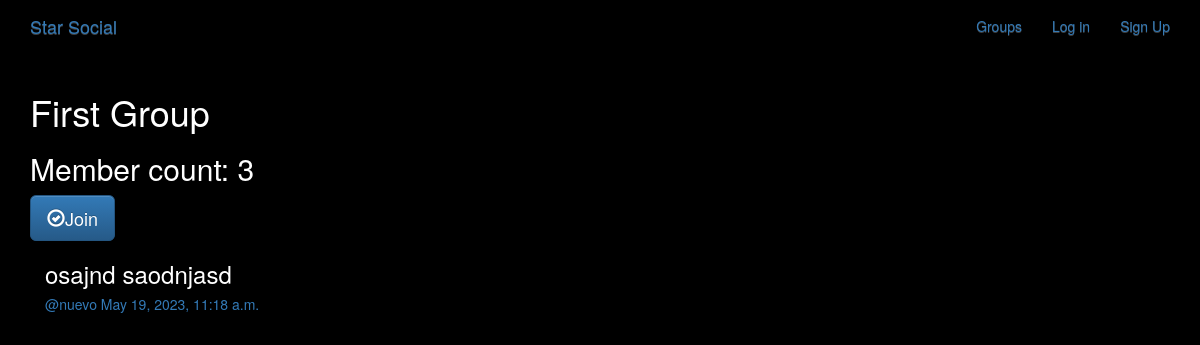
The app's page /groups/posts/in/first-group/ with its own data.
### groups/models.py (models this page shows, shortened)
class Group(models.Model):
    name = models.CharField(max_length=255, unique=True)
    slug = models.SlugField(allow_unicode=True, unique=True)
    description = models.TextField(blank=True, default='')
    description_html = models.TextField(editable=False, default='', blank=True)
    members = models.ManyToManyField(User, through='GroupMember')
    class Meta:
        ordering = ['name']

### posts/models.py (models this page shows, shortened)
class Post(models.Model):
    user = models.ForeignKey(User, related_name='posts', on_delete=models.CASCADE)
    created_at = models.DateTimeField(auto_now=True)
    message = models.TextField()
    message_html = models.TextField(editable=False)
    group = models.ForeignKey(Group, related_name='posts', null=True, blank=True, on_delete=models.CASCADE)
    class Meta:
        ordering = ['-created_at']
        unique_together = ['user', 'message']

### groups/views.py (the view)
# urls.py: path('posts/in/<slug:slug>/', views.SingleGroup.as_view(), name='single'),
class SingleGroup(generic.DetailView):
    model = Group

### groups/templates/groups/group_detail.html
{% extends 'groups/group_base.html' %}
{% block pregroup %}
    <h1>{{ group.name }}</h1>
    <h2>Member count: {{ group.members.count }}</h2>
    <div class="content">
        {% if user in group.members.all %}
            <a class="btn btn-lg btn-fill btn-warning" href={% url 'groups:leave' slug=group.slug %}><span class="glyphicon glyphicon-remove-circle"></span>Leave</a>
        {% else %}
            <a class="btn btn-lg btn-fill btn-primary" href={% url 'groups:join' slug=group.slug %}><span class="glyphicon glyphicon-ok-circle"></span>Join</a>
        {% endif %}
    </div>
{% endblock %}
{% block group_content %}
    <div class="col-md-8">
    {% if group.posts.count == 0 %}
        <h2>No post in this group yet</h2>
    {% else %}
        {% for post in group.posts.all %}
            {% include 'posts/_post.html' %}
        {% endfor %}
    {% endif %}
    </div>
{% endblock %}

### posts/templates/posts/_post.html (shortened to what this page needs)
    <div class="post media">
        <h3>{{ post.message_html|safe }}</h3>
        <div class="media-body">
            <h5 class="media-heading">
    <span class="username">
    <a href={% url 'posts:for_user' username=post.user.username %}>@{{ post.user.username }}</a>
    </span>
                <time class="time">
                    <a href={% url 'posts:single' username=post.user.username pk=post.pk %}>{{ post.created_at }}</a>
                </time>
            </h5>
        </div>
    </div>

### static/simplesocial/css/master.css (style rules this page uses)
body { margin: 0; overflow: hidden; background-color: black; color:white; }

### records on screen
Group: name "First Group", members.count "3"
Post: message_html "osajnd saodnjasd", user.username "nuevo", created_at "May 19, 2023, 11:18 a.m."
